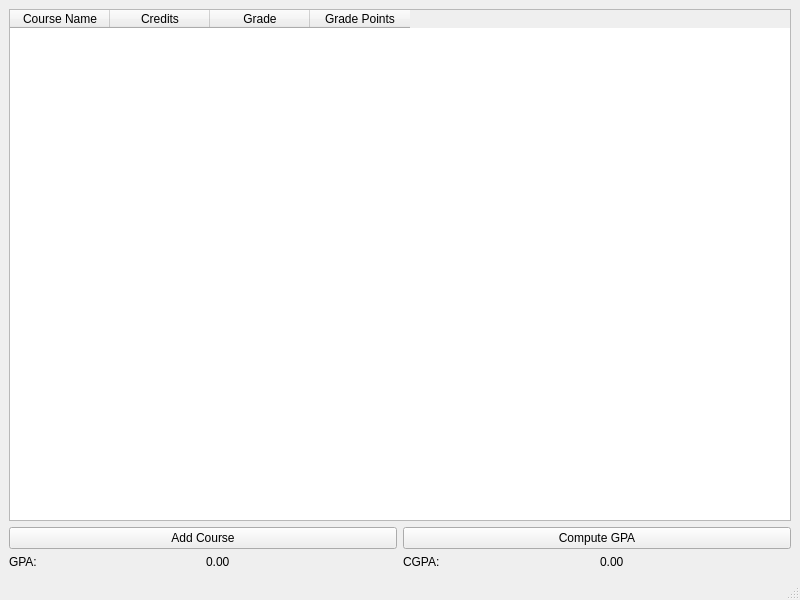
<?xml version="1.0" encoding="UTF-8"?>
<ui version="4.0">
 <class>MainWindow</class>
 <widget class="QMainWindow" name="MainWindow">
  <property name="geometry">
   <rect>
    <x>0</x>
    <y>0</y>
    <width>800</width>
    <height>600</height>
   </rect>
  </property>
  <property name="windowTitle">
   <string>GPA Calculator</string>
  </property>
  <widget class="QWidget" name="centralwidget">
   <layout class="QVBoxLayout" name="verticalLayout">
    <item>
     <widget class="QTableWidget" name="courseTable">
      <column>
       <property name="text">
        <string>Course Name</string>
       </property>
      </column>
      <column>
       <property name="text">
        <string>Credits</string>
       </property>
      </column>
      <column>
       <property name="text">
        <string>Grade</string>
       </property>
      </column>
      <column>
       <property name="text">
        <string>Grade Points</string>
       </property>
      </column>
     </widget>
    </item>
    <item>
     <layout class="QHBoxLayout" name="horizontalLayout">
      <item>
       <widget class="QPushButton" name="addButton">
        <property name="text">
         <string>Add Course</string>
        </property>
       </widget>
      </item>
      <item>
       <widget class="QPushButton" name="computeButton">
        <property name="text">
         <string>Compute GPA</string>
        </property>
       </widget>
      </item>
     </layout>
    </item>
    <item>
     <layout class="QHBoxLayout" name="horizontalLayout_2">
      <item>
       <widget class="QLabel" name="label">
        <property name="text">
         <string>GPA:</string>
        </property>
       </widget>
      </item>
      <item>
       <widget class="QLabel" name="gpaLabel">
        <property name="text">
         <string>0.00</string>
        </property>
       </widget>
      </item>
      <item>
       <widget class="QLabel" name="label_2">
        <property name="text">
         <string>CGPA:</string>
        </property>
       </widget>
      </item>
      <item>
       <widget class="QLabel" name="cgpaLabel">
        <property name="text">
         <string>0.00</string>
        </property>
       </widget>
      </item>
     </layout>
    </item>
   </layout>
  </widget>
  <widget class="QMenuBar" name="menubar">
   <property name="geometry">
    <rect>
     <x>0</x>
     <y>0</y>
     <width>800</width>
     <height>38</height>
    </rect>
   </property>
  </widget>
  <widget class="QStatusBar" name="statusbar"/>
 </widget>
 <resources/>
 <connections/>
</ui>
